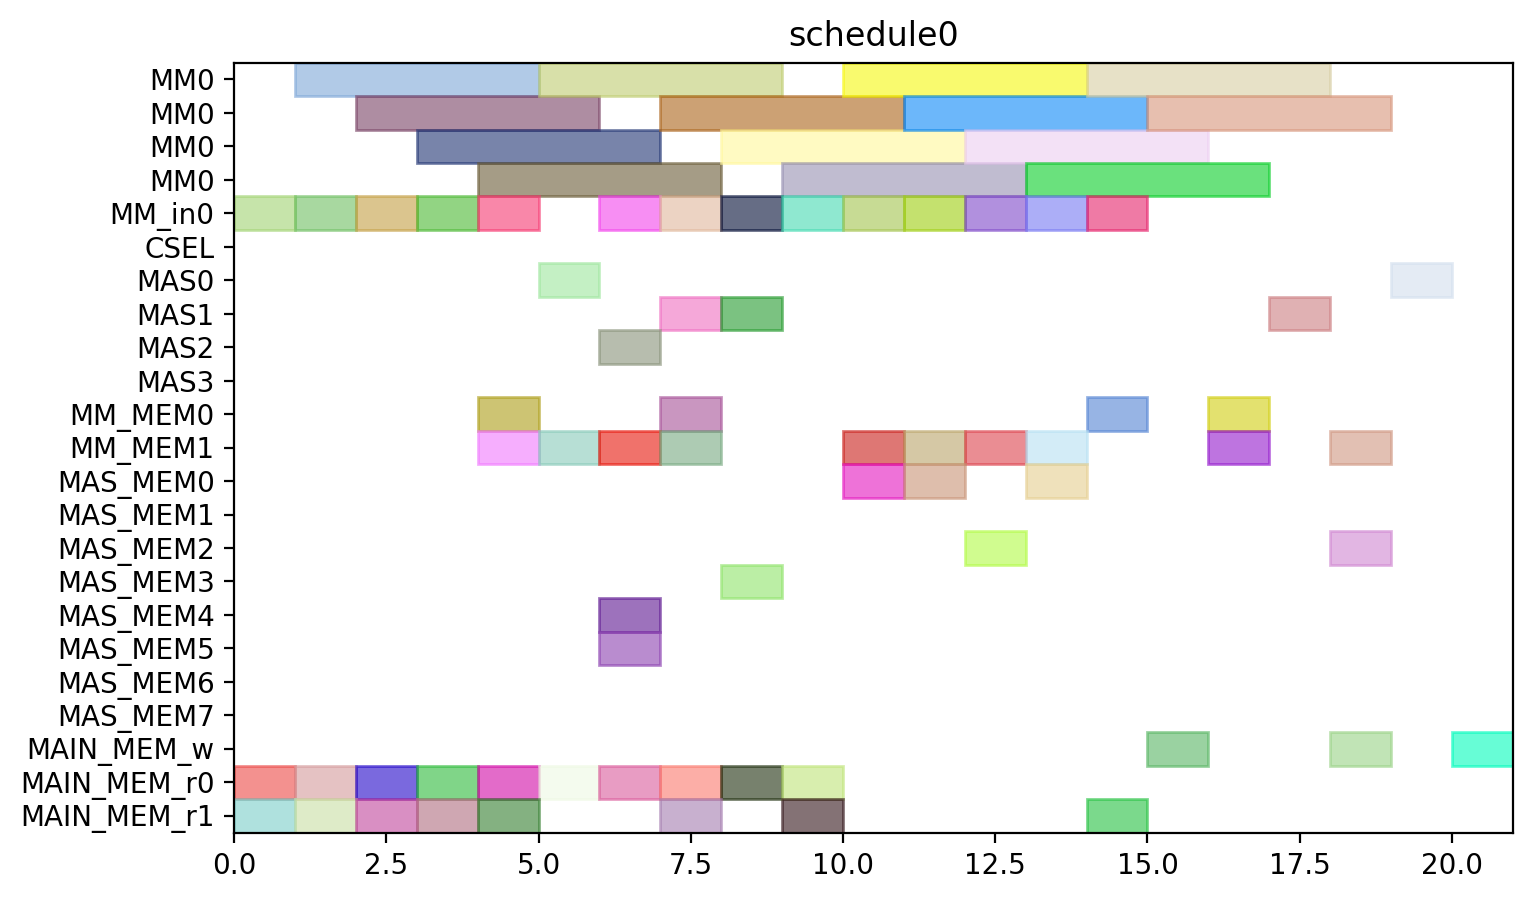

The script that drew this image:
from pyschedule import Scenario, solvers, plotters, alt


def solve():
	horizon = 120
	S = Scenario("schedule0", horizon=horizon)

	# resource
	MM = S.Resources('MM', num=1, size=4)
	MM_in = S.Resources('MM_in', num=1)
	CSEL = S.Resource('CSEL')
	MAS = S.Resources('MAS', num=4, size=1, periods=range(1, horizon))
	MM_MEM = S.Resources('MM_MEM', num=2)
	MAS_MEM = S.Resources('MAS_MEM', num=8)
	MAIN_MEM_w = S.Resource('MAIN_MEM_w', size=1)
	MAIN_MEM_r = S.Resources('MAIN_MEM_r', num=2)

	# result of previous scheduling

	# new tasks
	r1 = S.Task('r1', length=4, delay_cost=1)
	r1 += alt(MM)
	r1_in = S.Task('r1_in', length=1, delay_cost=1)
	r1_in += alt(MM_in)
	S += r1_in*MM_in[0]<=r1*MM[0]
	r1_mem0 = S.Task('r1_mem0', length=1, delay_cost=1)
	r1_mem0 += MAIN_MEM_r[0]
	S += r1_mem0 <= r1

	r1_mem1 = S.Task('r1_mem1', length=1, delay_cost=1)
	r1_mem1 += MAIN_MEM_r[1]
	S += r1_mem1 <= r1

	r3 = S.Task('r3', length=4, delay_cost=1)
	r3 += alt(MM)
	r3_in = S.Task('r3_in', length=1, delay_cost=1)
	r3_in += alt(MM_in)
	S += r3_in*MM_in[0]<=r3*MM[0]
	r3_mem0 = S.Task('r3_mem0', length=1, delay_cost=1)
	r3_mem0 += MAIN_MEM_r[0]
	S += r3_mem0 <= r3

	r3_mem1 = S.Task('r3_mem1', length=1, delay_cost=1)
	r3_mem1 += MAIN_MEM_r[1]
	S += r3_mem1 <= r3

	r4 = S.Task('r4', length=4, delay_cost=1)
	r4 += alt(MM)
	r4_in = S.Task('r4_in', length=1, delay_cost=1)
	r4_in += alt(MM_in)
	S += r4_in*MM_in[0]<=r4*MM[0]
	r4_mem0 = S.Task('r4_mem0', length=1, delay_cost=1)
	r4_mem0 += MAIN_MEM_r[0]
	S += r4_mem0 <= r4

	r4_mem1 = S.Task('r4_mem1', length=1, delay_cost=1)
	r4_mem1 += MAIN_MEM_r[1]
	S += r4_mem1 <= r4

	r5 = S.Task('r5', length=4, delay_cost=1)
	r5 += alt(MM)
	r5_in = S.Task('r5_in', length=1, delay_cost=1)
	r5_in += alt(MM_in)
	S += r5_in*MM_in[0]<=r5*MM[0]
	r5_mem0 = S.Task('r5_mem0', length=1, delay_cost=1)
	r5_mem0 += MAIN_MEM_r[0]
	S += r5_mem0 <= r5

	r5_mem1 = S.Task('r5_mem1', length=1, delay_cost=1)
	r5_mem1 += MAIN_MEM_r[1]
	S += r5_mem1 <= r5

	r6 = S.Task('r6', length=4, delay_cost=1)
	r6 += alt(MM)
	r6_in = S.Task('r6_in', length=1, delay_cost=1)
	r6_in += alt(MM_in)
	S += r6_in*MM_in[0]<=r6*MM[0]
	r6_mem0 = S.Task('r6_mem0', length=1, delay_cost=1)
	r6_mem0 += MAIN_MEM_r[0]
	S += r6_mem0 <= r6

	r6_mem1 = S.Task('r6_mem1', length=1, delay_cost=1)
	r6_mem1 += MAIN_MEM_r[1]
	S += r6_mem1 <= r6

	r12 = S.Task('r12', length=4, delay_cost=1)
	r12 += alt(MM)
	r12_in = S.Task('r12_in', length=1, delay_cost=1)
	r12_in += alt(MM_in)
	S += r12_in*MM_in[0]<=r12*MM[0]
	r12_mem0 = S.Task('r12_mem0', length=1, delay_cost=1)
	r12_mem0 += MAIN_MEM_r[0]
	S += r12_mem0 <= r12

	r12_mem1 = S.Task('r12_mem1', length=1, delay_cost=1)
	r12_mem1 += MAIN_MEM_r[1]
	S += r12_mem1 <= r12

	r13 = S.Task('r13', length=4, delay_cost=1)
	r13 += alt(MM)
	r13_in = S.Task('r13_in', length=1, delay_cost=1)
	r13_in += alt(MM_in)
	S += r13_in*MM_in[0]<=r13*MM[0]
	r13_mem0 = S.Task('r13_mem0', length=1, delay_cost=1)
	r13_mem0 += MAIN_MEM_r[0]
	S += r13_mem0 <= r13

	r13_mem1 = S.Task('r13_mem1', length=1, delay_cost=1)
	r13_mem1 += MAIN_MEM_r[1]
	S += r13_mem1 <= r13

	r2 = S.Task('r2', length=1, delay_cost=1)
	r2 += alt(MAS)
	r2_mem0 = S.Task('r2_mem0', length=1, delay_cost=1)
	r2_mem0 += alt(MM_MEM)
	S += (r1*MM[0])-1 < r2_mem0*MM_MEM[0]
	S += r2_mem0 <= r2

	r2_mem1 = S.Task('r2_mem1', length=1, delay_cost=1)
	r2_mem1 += alt(MM_MEM)
	S += (r1*MM[0])-1 < r2_mem1*MM_MEM[1]
	S += r2_mem1 <= r2

	r7 = S.Task('r7', length=1, delay_cost=1)
	r7 += alt(MAS)
	r7_mem0 = S.Task('r7_mem0', length=1, delay_cost=1)
	r7_mem0 += alt(MM_MEM)
	S += (r5*MM[0])-1 < r7_mem0*MM_MEM[0]
	S += r7_mem0 <= r7

	r7_mem1 = S.Task('r7_mem1', length=1, delay_cost=1)
	r7_mem1 += alt(MM_MEM)
	S += (r6*MM[0])-1 < r7_mem1*MM_MEM[1]
	S += r7_mem1 <= r7

	r8 = S.Task('r8', length=1, delay_cost=1)
	r8 += alt(MAS)
	r8_mem0 = S.Task('r8_mem0', length=1, delay_cost=1)
	r8_mem0 += MAIN_MEM_r[0]
	S += r8_mem0 <= r8

	r8_mem1 = S.Task('r8_mem1', length=1, delay_cost=1)
	r8_mem1 += alt(MM_MEM)
	S += (r4*MM[0])-1 < r8_mem1*MM_MEM[1]
	S += r8_mem1 <= r8

	r10 = S.Task('r10', length=1, delay_cost=1)
	r10 += alt(MAS)
	r10_mem0 = S.Task('r10_mem0', length=1, delay_cost=1)
	r10_mem0 += MAIN_MEM_r[0]
	S += r10_mem0 <= r10

	r10_mem1 = S.Task('r10_mem1', length=1, delay_cost=1)
	r10_mem1 += alt(MM_MEM)
	S += (r4*MM[0])-1 < r10_mem1*MM_MEM[1]
	S += r10_mem1 <= r10

	r9 = S.Task('r9', length=4, delay_cost=1)
	r9 += alt(MM)
	r9_in = S.Task('r9_in', length=1, delay_cost=1)
	r9_in += alt(MM_in)
	S += r9_in*MM_in[0]<=r9*MM[0]
	r9_mem0 = S.Task('r9_mem0', length=1, delay_cost=1)
	r9_mem0 += MAIN_MEM_r[0]
	S += r9_mem0 <= r9

	r9_mem1 = S.Task('r9_mem1', length=1, delay_cost=1)
	r9_mem1 += alt(MAS_MEM)
	S += (r7*MAS[0])-1 < r9_mem1*MAS_MEM[1]
	S += (r7*MAS[1])-1 < r9_mem1*MAS_MEM[3]
	S += (r7*MAS[2])-1 < r9_mem1*MAS_MEM[5]
	S += (r7*MAS[3])-1 < r9_mem1*MAS_MEM[7]
	S += r9_mem1 <= r9

	r11 = S.Task('r11', length=4, delay_cost=1)
	r11 += alt(MM)
	r11_in = S.Task('r11_in', length=1, delay_cost=1)
	r11_in += alt(MM_in)
	S += r11_in*MM_in[0]<=r11*MM[0]
	r11_mem0 = S.Task('r11_mem0', length=1, delay_cost=1)
	r11_mem0 += alt(MAS_MEM)
	S += (r10*MAS[0])-1 < r11_mem0*MAS_MEM[0]
	S += (r10*MAS[1])-1 < r11_mem0*MAS_MEM[2]
	S += (r10*MAS[2])-1 < r11_mem0*MAS_MEM[4]
	S += (r10*MAS[3])-1 < r11_mem0*MAS_MEM[6]
	S += r11_mem0 <= r11

	r11_mem1 = S.Task('r11_mem1', length=1, delay_cost=1)
	r11_mem1 += alt(MAS_MEM)
	S += (r10*MAS[0])-1 < r11_mem1*MAS_MEM[1]
	S += (r10*MAS[1])-1 < r11_mem1*MAS_MEM[3]
	S += (r10*MAS[2])-1 < r11_mem1*MAS_MEM[5]
	S += (r10*MAS[3])-1 < r11_mem1*MAS_MEM[7]
	S += r11_mem1 <= r11

	PX_new = S.Task('PX_new', length=4, delay_cost=1)
	PX_new += alt(MM)
	PX_new_in = S.Task('PX_new_in', length=1, delay_cost=1)
	PX_new_in += alt(MM_in)
	S += PX_new_in*MM_in[0]<=PX_new*MM[0]
	S += 0<PX_new

	PX_new_w = S.Task('PX_new_w', length=1, delay_cost=1)
	PX_new_w += alt(MAIN_MEM_w)
	S += PX_new <= PX_new_w

	PX_new_mem0 = S.Task('PX_new_mem0', length=1, delay_cost=1)
	PX_new_mem0 += alt(MAS_MEM)
	S += (r2*MAS[0])-1 < PX_new_mem0*MAS_MEM[0]
	S += (r2*MAS[1])-1 < PX_new_mem0*MAS_MEM[2]
	S += (r2*MAS[2])-1 < PX_new_mem0*MAS_MEM[4]
	S += (r2*MAS[3])-1 < PX_new_mem0*MAS_MEM[6]
	S += PX_new_mem0 <= PX_new

	PX_new_mem1 = S.Task('PX_new_mem1', length=1, delay_cost=1)
	PX_new_mem1 += alt(MM_MEM)
	S += (r12*MM[0])-1 < PX_new_mem1*MM_MEM[1]
	S += PX_new_mem1 <= PX_new

	r14 = S.Task('r14', length=4, delay_cost=1)
	r14 += alt(MM)
	r14_in = S.Task('r14_in', length=1, delay_cost=1)
	r14_in += alt(MM_in)
	S += r14_in*MM_in[0]<=r14*MM[0]
	r14_mem0 = S.Task('r14_mem0', length=1, delay_cost=1)
	r14_mem0 += alt(MAS_MEM)
	S += (r2*MAS[0])-1 < r14_mem0*MAS_MEM[0]
	S += (r2*MAS[1])-1 < r14_mem0*MAS_MEM[2]
	S += (r2*MAS[2])-1 < r14_mem0*MAS_MEM[4]
	S += (r2*MAS[3])-1 < r14_mem0*MAS_MEM[6]
	S += r14_mem0 <= r14

	r14_mem1 = S.Task('r14_mem1', length=1, delay_cost=1)
	r14_mem1 += alt(MM_MEM)
	S += (r3*MM[0])-1 < r14_mem1*MM_MEM[1]
	S += r14_mem1 <= r14

	Z1_new = S.Task('Z1_new', length=4, delay_cost=1)
	Z1_new += alt(MM)
	Z1_new_in = S.Task('Z1_new_in', length=1, delay_cost=1)
	Z1_new_in += alt(MM_in)
	S += Z1_new_in*MM_in[0]<=Z1_new*MM[0]
	S += 0<Z1_new

	Z1_new_w = S.Task('Z1_new_w', length=1, delay_cost=1)
	Z1_new_w += alt(MAIN_MEM_w)
	S += Z1_new <= Z1_new_w

	Z1_new_mem0 = S.Task('Z1_new_mem0', length=1, delay_cost=1)
	Z1_new_mem0 += alt(MAS_MEM)
	S += (r2*MAS[0])-1 < Z1_new_mem0*MAS_MEM[0]
	S += (r2*MAS[1])-1 < Z1_new_mem0*MAS_MEM[2]
	S += (r2*MAS[2])-1 < Z1_new_mem0*MAS_MEM[4]
	S += (r2*MAS[3])-1 < Z1_new_mem0*MAS_MEM[6]
	S += Z1_new_mem0 <= Z1_new

	Z1_new_mem1 = S.Task('Z1_new_mem1', length=1, delay_cost=1)
	Z1_new_mem1 += alt(MM_MEM)
	S += (r13*MM[0])-1 < Z1_new_mem1*MM_MEM[1]
	S += Z1_new_mem1 <= Z1_new

	r15 = S.Task('r15', length=4, delay_cost=1)
	r15 += alt(MM)
	r15_in = S.Task('r15_in', length=1, delay_cost=1)
	r15_in += alt(MM_in)
	S += r15_in*MM_in[0]<=r15*MM[0]
	r15_mem0 = S.Task('r15_mem0', length=1, delay_cost=1)
	r15_mem0 += alt(MAS_MEM)
	S += (r8*MAS[0])-1 < r15_mem0*MAS_MEM[0]
	S += (r8*MAS[1])-1 < r15_mem0*MAS_MEM[2]
	S += (r8*MAS[2])-1 < r15_mem0*MAS_MEM[4]
	S += (r8*MAS[3])-1 < r15_mem0*MAS_MEM[6]
	S += r15_mem0 <= r15

	r15_mem1 = S.Task('r15_mem1', length=1, delay_cost=1)
	r15_mem1 += alt(MM_MEM)
	S += (r9*MM[0])-1 < r15_mem1*MM_MEM[1]
	S += r15_mem1 <= r15

	r16 = S.Task('r16', length=4, delay_cost=1)
	r16 += alt(MM)
	r16_in = S.Task('r16_in', length=1, delay_cost=1)
	r16_in += alt(MM_in)
	S += r16_in*MM_in[0]<=r16*MM[0]
	r16_mem0 = S.Task('r16_mem0', length=1, delay_cost=1)
	r16_mem0 += alt(MM_MEM)
	S += (r11*MM[0])-1 < r16_mem0*MM_MEM[0]
	S += r16_mem0 <= r16

	r16_mem1 = S.Task('r16_mem1', length=1, delay_cost=1)
	r16_mem1 += MAIN_MEM_r[1]
	S += r16_mem1 <= r16

	r17 = S.Task('r17', length=1, delay_cost=1)
	r17 += alt(MAS)
	r17_mem0 = S.Task('r17_mem0', length=1, delay_cost=1)
	r17_mem0 += alt(MM_MEM)
	S += (r14*MM[0])-1 < r17_mem0*MM_MEM[0]
	S += r17_mem0 <= r17

	r17_mem1 = S.Task('r17_mem1', length=1, delay_cost=1)
	r17_mem1 += alt(MM_MEM)
	S += (r15*MM[0])-1 < r17_mem1*MM_MEM[1]
	S += r17_mem1 <= r17

	PY_new = S.Task('PY_new', length=1, delay_cost=1)
	PY_new += alt(MAS)
	S += 0<PY_new

	PY_new_w = S.Task('PY_new_w', length=1, delay_cost=1)
	PY_new_w += alt(MAIN_MEM_w)
	S += PY_new <= PY_new_w

	PY_new_mem0 = S.Task('PY_new_mem0', length=1, delay_cost=1)
	PY_new_mem0 += alt(MAS_MEM)
	S += (r17*MAS[0])-1 < PY_new_mem0*MAS_MEM[0]
	S += (r17*MAS[1])-1 < PY_new_mem0*MAS_MEM[2]
	S += (r17*MAS[2])-1 < PY_new_mem0*MAS_MEM[4]
	S += (r17*MAS[3])-1 < PY_new_mem0*MAS_MEM[6]
	S += PY_new_mem0 <= PY_new

	PY_new_mem1 = S.Task('PY_new_mem1', length=1, delay_cost=1)
	PY_new_mem1 += alt(MM_MEM)
	S += (r16*MM[0])-1 < PY_new_mem1*MM_MEM[1]
	S += PY_new_mem1 <= PY_new

	solvers.mip.solve(S,msg=1,kind='CPLEX',ratio_gap=1.01)

	solution = [['hoge']*len(S.solution()[1]) for i in range(len(S.solution()))]
	for i in range(len(S.solution())):
		for j in range(len(S.solution()[i])):
			solution[i][j]=str(S.solution()[i][j])
	print(solution)

	cycles = int(solution[-1][3])

	pic_file_name = "/home/mfukuda/ABE/multiRAM_multiMAS_16mux/scheduling_result/stage4MM1_stage1MAS4/EP_YRECOVER/schedule0.png"
	if(S.solution() != []):
		plotters.matplotlib.plot(S,img_filename=pic_file_name, show_task_labels=False, fig_size=(cycles*0.25+3, 5))

	return solution
